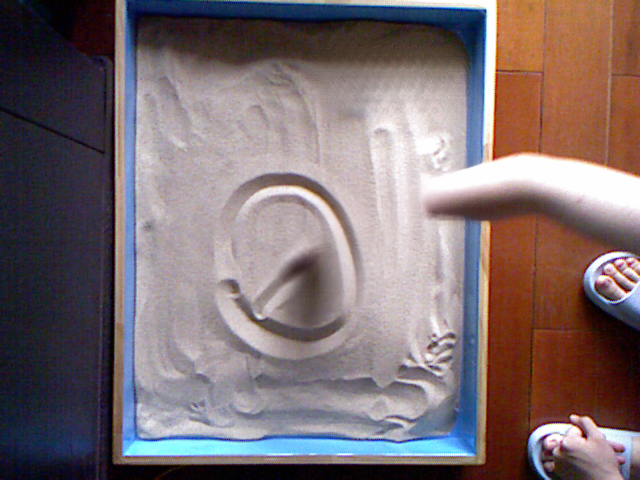
#> input picture Godot/data/best_reconstruction/clean_rgb_000171.png, 640 x 480 px
$ python -i azure_bidirectional_filter.py   (imports and definitions only)   (older library calls are emulated)
#> lines starting #> are read from the running program, lines starting #| are printed output that depends on the picture
#> further down, picture is the input picture: shape (480, 640, 3); mean B, G, R 112.5, 110.2, 124.5
#!/usr/bin/env python3
"""Offline bidirectional hand removal for a static Azure Kinect sand scene.

The hand/arm mask is the union of the depth-transience classifier and the
ProPainter/SAM mask.  A short temporal propagation closes one-frame mask
holes.  Occluded pixels are reconstructed from their nearest trusted past and
future observations, so genuine terrain edits can emerge while the hand is
still covering them.  ProPainter is treated as a low-weight RGB proposal and
is accepted only where it agrees with the bidirectional reconstruction and is
at least as sharp.
"""

from __future__ import annotations

import argparse
import hashlib
import json
from pathlib import Path

import cv2
import numpy as np


# [109 lines left out: functions read_gray, read_depth, read_rgb, find_frame, clean_components, temporal_support and 2 more, not called in this run]


def smoothstep(weight: np.ndarray) -> np.ndarray:
    weight = np.clip(weight, 0.0, 1.0)
    return weight * weight * (3.0 - 2.0 * weight)


def gradient_magnitude(image: np.ndarray) -> np.ndarray:
    gray = cv2.cvtColor(np.uint8(np.clip(image, 0, 255)), cv2.COLOR_BGR2GRAY)
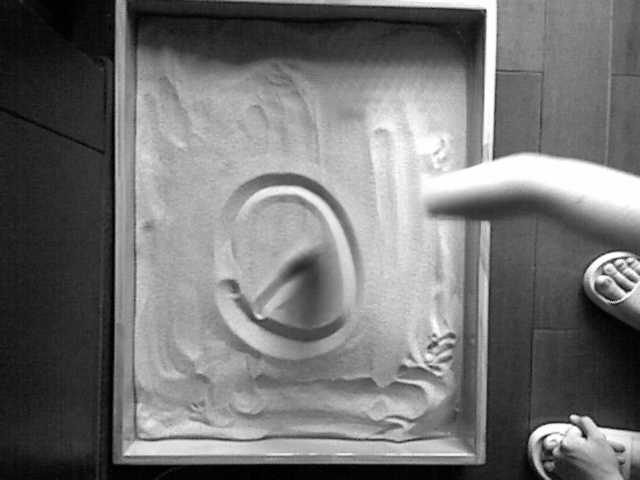
#> gray: shape (480, 640); min 1, max 254, mean 114.7
    gx = cv2.Sobel(gray, cv2.CV_32F, 1, 0, ksize=3)
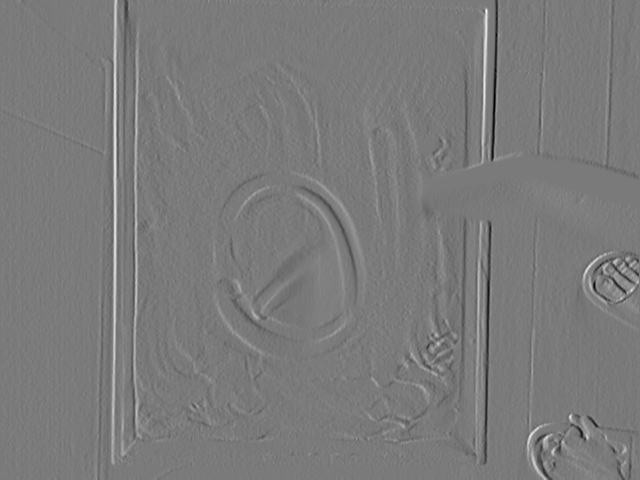
#> gx: shape (480, 640) float32; min -665, max 716, mean 1; drawn with min black and max white
    gy = cv2.Sobel(gray, cv2.CV_32F, 0, 1, ksize=3)
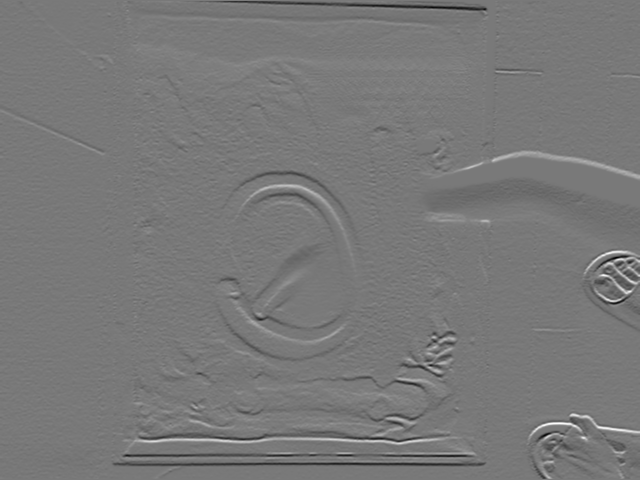
#> gy: shape (480, 640) float32; min -702, max 776, mean -1.7; drawn with min black and max white
    return cv2.GaussianBlur(cv2.magnitude(gx, gy), (0, 0), 1.2)
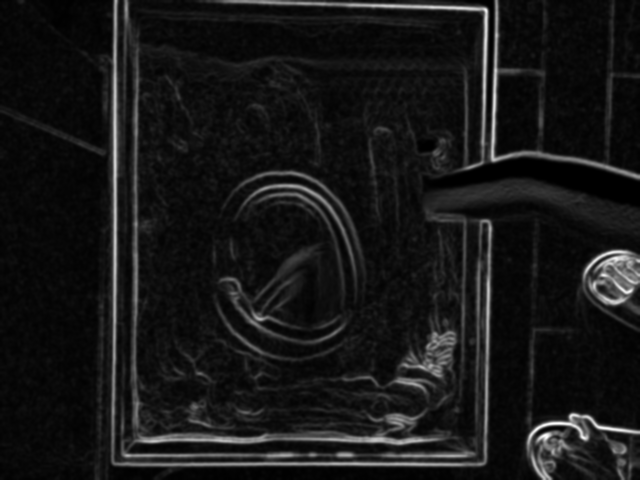
#> returned value: shape (480, 640) float32; min 0, max 465.9, mean 42.9; drawn with min black and max white


# [337 lines left out: functions heat, label, sha256, main, not called in this run]


# [2 lines not run here, left out]

>>> import cv2
>>> picture = cv2.imread('../data/best_reconstruction/clean_rgb_000171.png')
>>> result = gradient_magnitude(picture)
